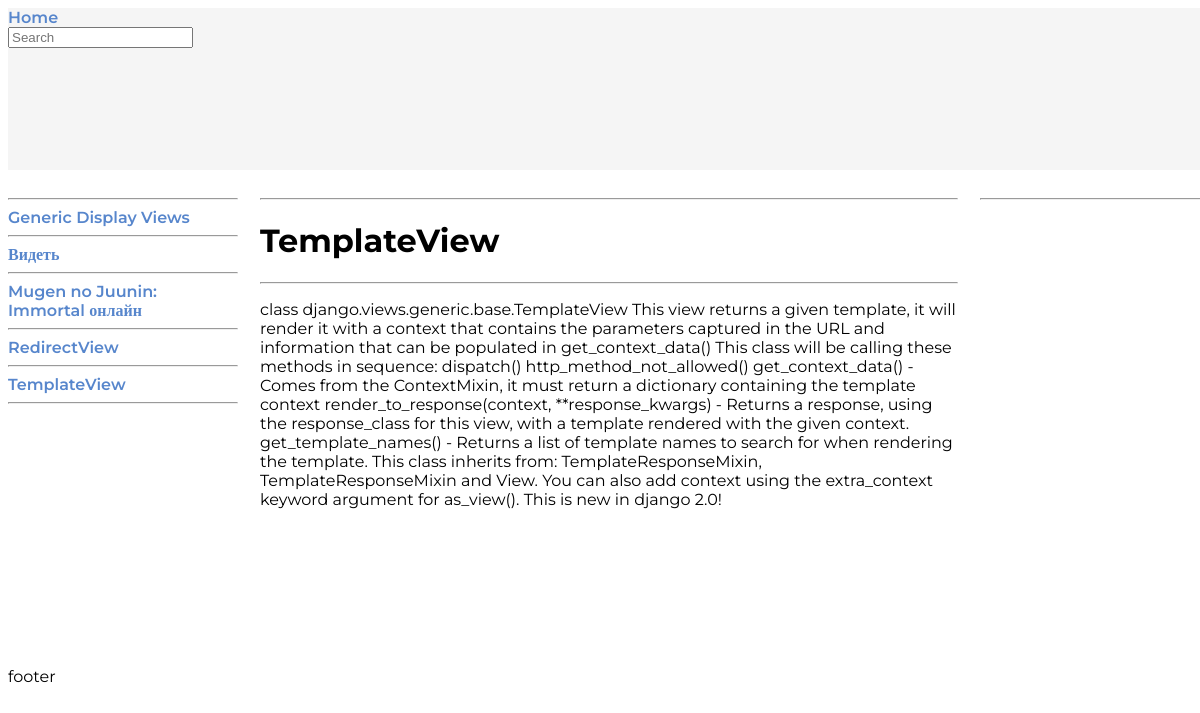
/templateview/, run on the app's committed database.
### blog/models.py (models this page shows, shortened)
class Article(models.Model):
	STATUS_CHOICES = (
		('personal', 'Personal'),
		('public', 'Public'),
	)
	title = models.CharField(max_length=250)
	slug = models.SlugField(max_length=250, unique_for_date='publish', verbose_name='URL',)# default=slugify('0'))
	article = RichTextUploadingField(blank=True, default='')
	publish = models.DateTimeField(default=timezone.now)
	created = models.DateTimeField(auto_now_add=True)
	updated = models.DateTimeField(auto_now=True)
	status = models.CharField(max_length=10, choices=STATUS_CHOICES, default='personal')
	tags = TaggableManager(help_text = "Список тегов, разделенных запятыми.", through=None, blank=True)
	def get_absolute_url(self):
		return (self.slug)

### blog/views.py (the view)
# urls.py: path('<slug:slug>/', ArticleDetailView.as_view(), name='article_detail'),
class ArticleDetailView(DetailView):
    model = Article
    template_name = "blog/blog_detail.html"

### blog/context_processors/title_list.py (called while the page is built)
def title_list(request):
	return {'title_list': Article.objects.all().order_by('-publish')}

### templates/blog/blog_detail.html (shortened to what this page needs)
{% extends "base.html" %}
{% load static %}
{% block content %}
    <div class="aside-left">
        <hr>
        {% for article in title_list %}
            <a href="/{{ article.get_absolute_url }}">{{article.title}}</a>
            <hr>
        {% endfor %}
    </div>
    <div class="article">
        <hr>
        <h1>{{article.title}}</h1>
        <hr>
        {% autoescape off %} {{article.article }} {% endautoescape %}
    </div>
    <div class="aside-right">
        <hr>
    </div>
{% endblock content %}

### static/css/base.css (style rules this page uses)
html, body { width: 100%; height: 100%; font-family: Montserrat; }
:root { --TextColor: #3a3a3a; --LinkCo0lor: #5786cc; --BackColor: #f5f5f5; }
body { display: grid; grid-template-columns: auto; grid-template-rows: auto; grid-template-areas: "header" "content" "footer"; gap: 20px; }
a { color: var(--LinkCo0lor); text-decoration: none; font-weight: 600; }
hr { align: center; width: 100%; size: 1; }
.aside-left { padding-right: 12px; grid-area: aside-left; }
.article { padding: 0 12px 0 12px; grid-area: article; }
.aside-right { padding-left: 12px; grid-area: aside-right; }

### data on the page
Article: title "Generic Display Views"
Article: title "Видеть"
Article: title "Mugen no Juunin: Immortal онлайн"
Article: title "RedirectView"
Article: title "TemplateView", article "class django.views.generic.base.TemplateView This view returns a given template, it will render it with a context that contains the parameters captured in the URL and information that can be populated in get_context_data() This class will be calling these methods in sequence: dispatch() http_method_not_allowed() get_context_data() - Comes from the ContextMixin, it must return a dictionary containing the template context render_to_response(context, **response_kwargs) - Returns a response, using the response_class for this view, with a template rendered with the given context. get_template_names() - Returns a list of template names to search for when rendering the template. This class…"
